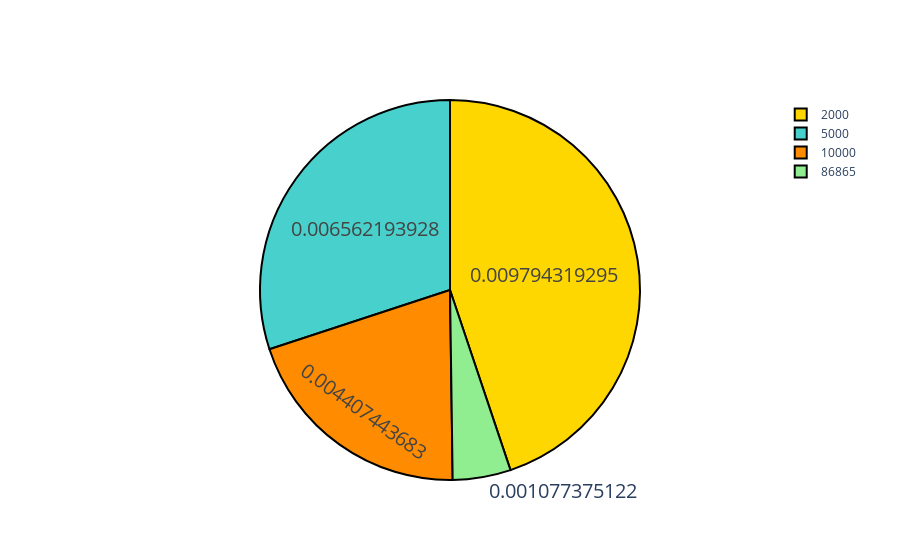

This figure's notebook cell:
### Code cell
colors = ['gold', 'mediumturquoise', 'darkorange', 'lightgreen']

fig = go.Figure(data=[go.Pie(labels=labels, values=values_N)])
fig.update_traces(hoverinfo='label+percent', textinfo='value', textfont_size=20,
                  marker=dict(colors=colors, line=dict(color='#000000', width=2)))
fig.show()

### Figure 1 — Plotly figure (JSON) as saved in the notebook; plotly's stock layout.template omitted (floating-point values rounded to 4 significant figures)
{"data": [{"hoverinfo": "label+percent", "labels": ["2000", "5000", "10000", "86865"], "marker": {"colors": ["gold", "mediumturquoise", "darkorange", "lightgreen"], "line": {"color": "#000000", "width": 2}}, "textfont": {"size": 20}, "textinfo": "value", "type": "pie", "values": [0.009794, 0.006562, 0.004407, 0.001077]}], "layout": {}}
